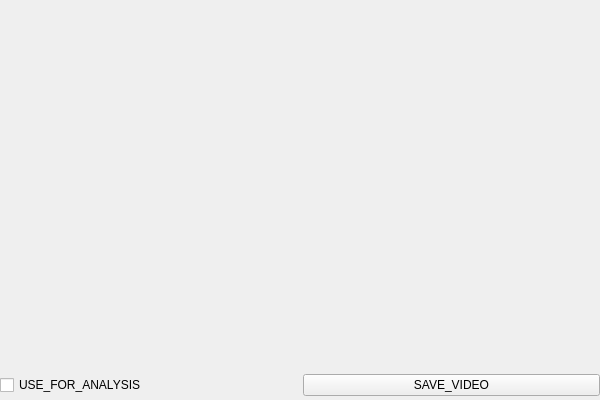
<?xml version="1.0" encoding="UTF-8"?>
<ui version="4.0">
 <class>videoProcessingWidget</class>
 <widget class="QWidget" name="videoProcessingWidget">
  <property name="geometry">
   <rect>
    <x>0</x>
    <y>0</y>
    <width>600</width>
    <height>400</height>
   </rect>
  </property>
  <property name="windowTitle">
   <string>Form</string>
  </property>
  <layout class="QVBoxLayout" name="verticalLayout" stretch="0,0">
   <property name="spacing">
    <number>2</number>
   </property>
   <property name="sizeConstraint">
    <enum>QLayout::SetMinAndMaxSize</enum>
   </property>
   <property name="leftMargin">
    <number>0</number>
   </property>
   <property name="topMargin">
    <number>0</number>
   </property>
   <property name="rightMargin">
    <number>0</number>
   </property>
   <property name="bottomMargin">
    <number>0</number>
   </property>
   <item>
    <widget class="VideoWidget" name="videoWidget" native="true">
     <property name="maximumSize">
      <size>
       <width>16777215</width>
       <height>16777215</height>
      </size>
     </property>
    </widget>
   </item>
   <item>
    <widget class="QWidget" name="controlsWidget" native="true">
     <property name="sizePolicy">
      <sizepolicy hsizetype="Preferred" vsizetype="Fixed">
       <horstretch>0</horstretch>
       <verstretch>0</verstretch>
      </sizepolicy>
     </property>
     <property name="maximumSize">
      <size>
       <width>16777215</width>
       <height>30</height>
      </size>
     </property>
     <layout class="QHBoxLayout" name="horizontalLayout">
      <property name="spacing">
       <number>6</number>
      </property>
      <property name="sizeConstraint">
       <enum>QLayout::SetDefaultConstraint</enum>
      </property>
      <property name="leftMargin">
       <number>0</number>
      </property>
      <property name="topMargin">
       <number>0</number>
      </property>
      <property name="rightMargin">
       <number>0</number>
      </property>
      <property name="bottomMargin">
       <number>0</number>
      </property>
      <item>
       <widget class="QCheckBox" name="checkBoxUseForAnalysis">
        <property name="text">
         <string>USE_FOR_ANALYSIS</string>
        </property>
       </widget>
      </item>
      <item>
       <widget class="QPushButton" name="btnSaveVideo">
        <property name="text">
         <string>SAVE_VIDEO</string>
        </property>
       </widget>
      </item>
     </layout>
    </widget>
   </item>
  </layout>
 </widget>
 <customwidgets>
  <customwidget>
   <class>VideoWidget</class>
   <extends>QWidget</extends>
   <header>VideoWidget.h</header>
   <container>1</container>
  </customwidget>
 </customwidgets>
 <resources/>
 <connections/>
</ui>
